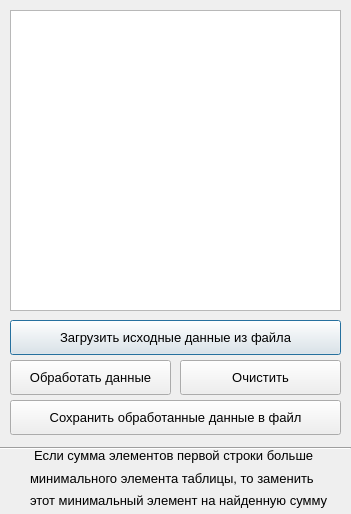
<?xml version="1.0" encoding="UTF-8"?>
<ui version="4.0">
 <class>Dialog</class>
 <widget class="QDialog" name="Dialog">
  <property name="geometry">
   <rect>
    <x>0</x>
    <y>0</y>
    <width>351</width>
    <height>514</height>
   </rect>
  </property>
  <property name="minimumSize">
   <size>
    <width>351</width>
    <height>514</height>
   </size>
  </property>
  <property name="maximumSize">
   <size>
    <width>351</width>
    <height>514</height>
   </size>
  </property>
  <property name="windowTitle">
   <string>Dialog</string>
  </property>
  <widget class="QPlainTextEdit" name="plainTextEdit">
   <property name="geometry">
    <rect>
     <x>10</x>
     <y>10</y>
     <width>331</width>
     <height>301</height>
    </rect>
   </property>
   <property name="font">
    <font>
     <family>Segoe UI</family>
     <pointsize>10</pointsize>
    </font>
   </property>
  </widget>
  <widget class="QPushButton" name="btn_upload_data">
   <property name="geometry">
    <rect>
     <x>10</x>
     <y>320</y>
     <width>331</width>
     <height>35</height>
    </rect>
   </property>
   <property name="font">
    <font>
     <family>Segoe UI</family>
     <pointsize>10</pointsize>
    </font>
   </property>
   <property name="text">
    <string>Загрузить исходные данные из файла</string>
   </property>
  </widget>
  <widget class="QPushButton" name="btn_process_data">
   <property name="geometry">
    <rect>
     <x>10</x>
     <y>360</y>
     <width>161</width>
     <height>35</height>
    </rect>
   </property>
   <property name="font">
    <font>
     <family>Segoe UI</family>
     <pointsize>10</pointsize>
    </font>
   </property>
   <property name="text">
    <string>Обработать данные</string>
   </property>
  </widget>
  <widget class="QPushButton" name="btn_clear">
   <property name="geometry">
    <rect>
     <x>180</x>
     <y>360</y>
     <width>161</width>
     <height>35</height>
    </rect>
   </property>
   <property name="font">
    <font>
     <family>Segoe UI</family>
     <pointsize>10</pointsize>
    </font>
   </property>
   <property name="text">
    <string>Очистить</string>
   </property>
  </widget>
  <widget class="QPushButton" name="btn_save_data">
   <property name="geometry">
    <rect>
     <x>10</x>
     <y>400</y>
     <width>331</width>
     <height>35</height>
    </rect>
   </property>
   <property name="font">
    <font>
     <family>Segoe UI</family>
     <pointsize>10</pointsize>
    </font>
   </property>
   <property name="text">
    <string>Сохранить обработанные данные в файл</string>
   </property>
  </widget>
  <widget class="QLabel" name="label_task_1">
   <property name="geometry">
    <rect>
     <x>34</x>
     <y>447</y>
     <width>291</width>
     <height>16</height>
    </rect>
   </property>
   <property name="font">
    <font>
     <family>Segoe UI</family>
     <pointsize>10</pointsize>
    </font>
   </property>
   <property name="text">
    <string>Если сумма элементов первой строки больше</string>
   </property>
  </widget>
  <widget class="QLabel" name="label_task_2">
   <property name="geometry">
    <rect>
     <x>30</x>
     <y>470</y>
     <width>291</width>
     <height>16</height>
    </rect>
   </property>
   <property name="font">
    <font>
     <family>Segoe UI</family>
     <pointsize>10</pointsize>
    </font>
   </property>
   <property name="text">
    <string>минимального элемента таблицы, то заменить</string>
   </property>
  </widget>
  <widget class="QLabel" name="label_task_3">
   <property name="geometry">
    <rect>
     <x>30</x>
     <y>490</y>
     <width>311</width>
     <height>20</height>
    </rect>
   </property>
   <property name="font">
    <font>
     <family>Segoe UI</family>
     <pointsize>10</pointsize>
    </font>
   </property>
   <property name="text">
    <string>этот минимальный элемент на найденную сумму</string>
   </property>
  </widget>
  <widget class="Line" name="line">
   <property name="geometry">
    <rect>
     <x>0</x>
     <y>440</y>
     <width>351</width>
     <height>16</height>
    </rect>
   </property>
   <property name="orientation">
    <enum>Qt::Horizontal</enum>
   </property>
  </widget>
 </widget>
 <resources/>
 <connections/>
</ui>
